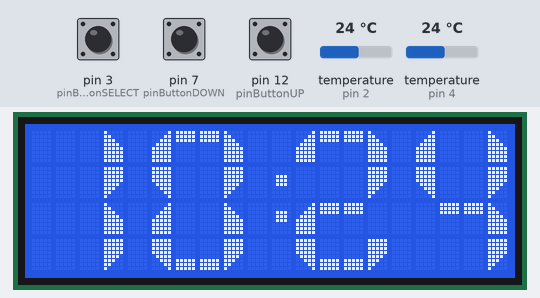
Bench run of a sketch on a simulated Arduino Uno, built with avr-gcc and run on an emulated ATmega328P. On the bench: 20×4 character LCD. The test bench sets the inputs (shaded band); at power-on: temperature (sensors on pin 2, pin 4) 24 °C, pin 3 (pinButtonSELECT) HIGH, pin 7 (pinButtonDOWN) HIGH, pin 12 (pinButtonUP) HIGH. The local clock reads 2024-03-15 10:24:30 at power-on unless the sketch sets it.

Above: at 2.3 s.
2.4 s: temperature (sensor on pin 2) set to 12 °C
At 6.6 s:
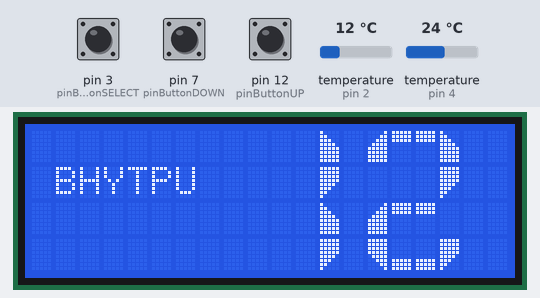
12.1 s: temperature (sensor on pin 4) set to 12 °C
At 14.7 s:
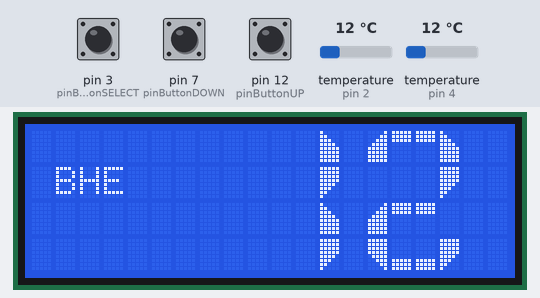
26.1 s: temperature (sensor on pin 2) set to 19 °C
At 27.5 s:
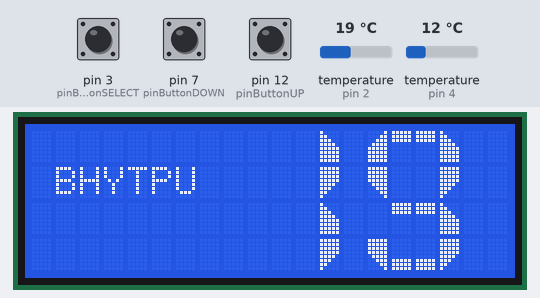
40.1 s: temperature (sensor on pin 4) set to 19 °C
At 42.8 s:
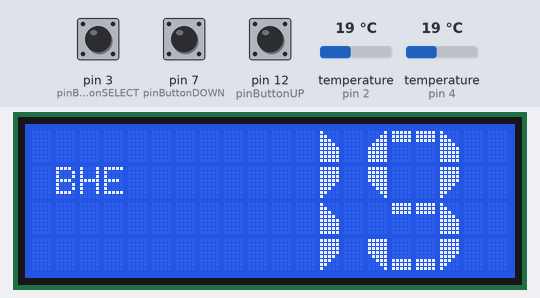
54.1 s: temperature (sensor on pin 2) set to 28 °C
At 55.3 s:
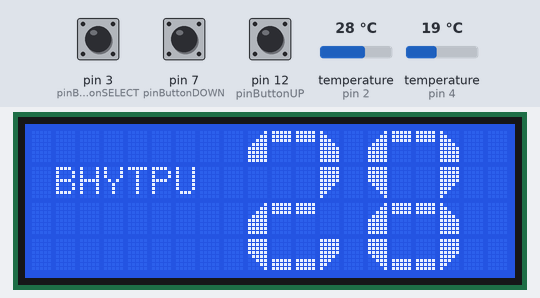
68.1 s: temperature (sensor on pin 4) set to 28 °C
At 71.0 s:
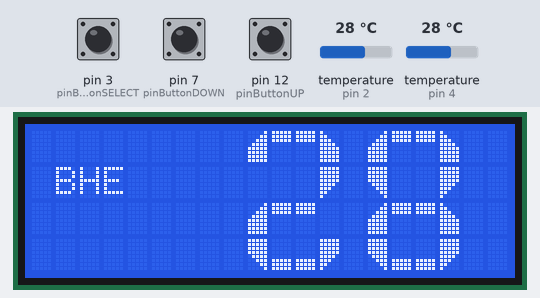
Timing chart, 0 to 72.5 s (numbered marks = the images above; inputs shaded):
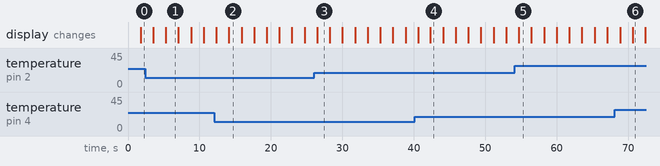

Measured:
- after the input at 2.4 s, the display: first differs from a run without the input after 2.9 s (image 1)
- after the input at 12.1 s, the display: first differs from a run without the input after 2.0 s (image 2)
- after the input at 26.1 s, the display: changes after 0.38 s (image 3)
- after the input at 40.1 s, the display: first differs from a run without the input after 2.2 s (image 4)
- after the input at 54.1 s, the display: changes after 0.62 s (image 5)
- after the input at 68.1 s, the display: first differs from a run without the input after 2.5 s (image 6)
- what the display in image 1 shows lasts 1.8 s, from 5.3 s to 7.1 s

The sketch:

meteostation.ino
```cpp
#include <EEPROM.h>
#include <Wire.h>
#include "GyverButton.h"
#include "microDS3231.h"
#include "microDS18B20.h"
#include <LiquidCrystal_I2C.h>

#define pinButtonSELECT                 3
#define pinButtonDOWN                   7
#define pinButtonUP                     12

#define pinDS18B20_IN                   2
#define pinDS18B20_OUT                  4

GButton buttonSELECT(pinButtonSELECT);
GButton buttonDOWN(pinButtonDOWN);
GButton buttonUP(pinButtonUP);

MicroDS18B20<pinDS18B20_IN> tempIN;
MicroDS18B20<pinDS18B20_OUT> tempOUT;

MicroDS3231 rtc;
LiquidCrystal_I2C display(0x27, 20, 4);

enum {
    SCREEN_TIME = 1,
    SCREEN_DATE,
    SCREEN_TEMP_IN,
    SCREEN_TEMP_OUT,

    SCREEN_TIME_SET,
    SCREEN_DATE_SET,
    SCREEN_YEAR_SET,
};

struct date {
    uint8_t d = 0;
    uint8_t m = 0;
    int y = 0;
    uint8_t ss = 0;
    uint8_t mm = 0;
    uint8_t hh = 0;
} currentDate;

uint8_t symbols[][8] = {
  { B00001, B00011, B00111, B01111, B11111, B11111, B11111, B11111 }, // 0 radius left top
  { B11111, B11111, B11111, B11111, B01111, B00111, B00011, B00001 }, // 1 radius left bottom
  { B10000, B11000, B11100, B11110, B11111, B11111, B11111, B11111 }, // 2 radius right top
  { B11111, B11111, B11111, B11111, B11110, B11100, B11000, B10000 }, // 3 radius right bottom
  { B11111, B11111, B11111, B00000, B00000, B00000, B00000, B00000 }, // 4 strip top
  { B00000, B00000, B00000, B00000, B00000, B11111, B11111, B11111 }, // 5 strip bottom
  { B00000, B01110, B10001, B10001, B01110, B00000, B00000, B00000 }, // 6 bubble
  { B00000, B00000, B01110, B01110, B01110, B00000, B00000, B00000 }, // 7 dot
};

boolean isSettings = false;
uint8_t currentScreen = SCREEN_TIME;
unsigned long int lastTimeScreenUpdate = 0;


void setup() {
  Serial.begin(9600);
  display.init();
  display.backlight();

  for(uint8_t i = 0; i < 8; i++) {
    display.createChar(i, symbols[i]);
  }
}

void loop() {

  if (millis() - lastTimeScreenUpdate >= 1.7 * 1000 && !isSettings) {
    display.clear();
    if (currentScreen == SCREEN_TIME) showScreenTime();
    else if(currentScreen == SCREEN_DATE) showScreenDate();
    else if(currentScreen == SCREEN_TEMP_IN) showScreenTempIn();
    else if(currentScreen == SCREEN_TEMP_OUT) showScreenTempOut();

    currentScreen += 1;
    if (currentScreen > 4) currentScreen = SCREEN_TIME;

    lastTimeScreenUpdate = millis();
  }

  if (millis() - lastTimeScreenUpdate >= 0.8 * 1000 && isSettings) {
    display.clear();

    if (currentScreen == SCREEN_TIME_SET) showScreenTimeSet();
    else if (currentScreen == SCREEN_DATE_SET) showScreenDateSet();
    else if (currentScreen == SCREEN_YEAR_SET) showScreenYearSet();

    lastTimeScreenUpdate = millis();
  }

  buttonSELECT.tick();
  buttonDOWN.tick();
  buttonUP.tick();

  if (isSettings) {

    if (currentScreen == SCREEN_TIME_SET) {
      if (buttonDOWN.isClick()) {
        if(currentDate.hh + 1 <= 23) currentDate.hh++;
        else if(currentDate.hh + 1 > 23) currentDate.hh = 0;
      }
      if (buttonUP.isClick()) {
        if(currentDate.mm + 1 <= 59) currentDate.mm++;
        else if(currentDate.mm + 1 > 59) currentDate.mm = 0;
      }
      if (buttonSELECT.isDouble()) currentScreen += 1;
    }
    else if (currentScreen == SCREEN_DATE_SET) {
      if (buttonDOWN.isClick()) {
        if(currentDate.d + 1 <= 31) currentDate.d++;
        else if(currentDate.d + 1 > 31) currentDate.d = 1;
      }
      if (buttonUP.isClick()) {
        if(currentDate.m + 1 <= 12) currentDate.m++;
        else if(currentDate.m + 1 > 12) currentDate.m = 1;
      }
      if (buttonSELECT.isDouble()) currentScreen += 1;
    }
    else if (currentScreen == SCREEN_YEAR_SET) {
      if (buttonDOWN.isClick()) currentDate.y -= 1;
      if (buttonUP.isClick()) currentDate.y += 1;
      if (buttonSELECT.isDouble()) {
        rtc.setTime(0, currentDate.mm, currentDate.hh, currentDate.d, currentDate.m, currentDate.y);
        currentScreen = SCREEN_TIME;
        isSettings = false;
      }
    }
  }
  else {
    if (buttonSELECT.isSingle())
      currentScreen = SCREEN_TEMP_IN;
    if (buttonSELECT.isTriple()) {
      currentScreen = SCREEN_TIME_SET;
      isSettings = true;
    }
  }
}

void showScreenYearSet() {
  printNumber(currentDate.y % 100, 0);
  printLabel();
}

void showScreenDateSet() {
  printNumber(currentDate.d, 0);
  printNumber(currentDate.m, 11);
  printDot(10, 3);
  printLabel();
}

void showScreenTimeSet() {
  printNumber(currentDate.hh, 0);
  printNumber(currentDate.mm, 11);
  printDot(10, 1);
  printDot(10, 2);
  printLabel();
}

void showScreenTempIn() {
  tempIN.requestTemp();
  display.setCursor(1, 1);
  display.print("BHYTPU");
  printNumber(tempIN.getTemp(), 9);
}

void showScreenTempOut() {
  tempOUT.requestTemp();
  display.setCursor(1, 1);
  display.print("BHE");
  if (tempOUT.readTemp())
    printNumber(tempOUT.getTemp(), 9);
  else
    printNumber(-99, 9);
}

void showScreenDate() {
  getCurrentDate();
  printNumber(currentDate.d, 0);
  printNumber(currentDate.m, 11);
  printDot(10, 3);
}

void showScreenTime() {
  getCurrentDate();
  printNumber(currentDate.hh, 0);
  printNumber(currentDate.mm, 11);
  printDot(10, 1);
  printDot(10, 2);
}

void getCurrentDate() {
    currentDate.d = rtc.getDate();
    currentDate.m = rtc.getMonth();
    currentDate.y = rtc.getYear();
    currentDate.ss = rtc.getSeconds();
    currentDate.mm = rtc.getMinutes();
    currentDate.hh = rtc.getHours();
}

void printLabel() {
  display.setCursor(9, 0);
  display.print("S");
  display.setCursor(9, 1);
  display.print("E");
  display.setCursor(9, 2);
  display.print("T");
  display.setCursor(9, 3);
  display.print(":");
}

void printNumber(int number, uint8_t x) {
    if(number < 0) {
        printMinus(x, 2);
        printMinus(x - 1, 2);
        x += 2;
    }
    printSymbol((uint8_t)(abs(number) / 10), x, 0);
    printSymbol((uint8_t)(abs(number) % 10), x + 5, 0);
}

void printMinus(uint8_t x, uint8_t y) {
    display.setCursor(x, y);
    display.write(4);
}

void printDot(uint8_t x, uint8_t y) {
  display.setCursor(x, y);
  display.write(7);
}

void printSymbol(uint8_t digital, uint8_t x, uint8_t y) {
    if(digital == 0) {
      printSymbol(8, x, y);
      display.setCursor(x + 1, y + 2);
      display.print("  ");
    }
    else if (digital == 1) {
      display.setCursor(x + 3, y);
      display.write(2);
      display.setCursor(x + 3, y + 1);
      display.write(3);
      display.setCursor(x + 3, y + 2);
      display.write(2);
      display.setCursor(x + 3, y + 3);
      display.write(3);
    }
    else if (digital == 2) {
      printSymbol(8, x, y);
      display.setCursor(x, y + 1);
      display.print(" ");
      display.setCursor(x + 3, y + 2);
      display.print(" ");
    }
    else if (digital == 3) {
      printSymbol(8, x, y);
      display.setCursor(x, y + 1);
      display.print(" ");
      display.setCursor(x, y + 2);
      display.print(" ");
    }
    else if (digital == 4) {
      display.setCursor(x, y);
      display.write(0);
      display.setCursor(x + 3, y);
      display.write(2);
      display.setCursor(x, y + 1);
      display.write(1);
      display.setCursor(x + 3, y + 1);
      display.write(3);
      display.setCursor(x + 1, y + 2);
      display.write(4);
      display.write(4);
      display.write(2);
      display.setCursor(x + 3, y + 3);
      display.write(3);
    }
    else if (digital == 5) {
      printSymbol(6, x, y);
      display.setCursor(x, y + 2);
      display.print(" ");
    }
    else if (digital == 6) {
      printSymbol(8, x, y);
      display.setCursor(x + 3, y + 1);
      display.print(" ");
    }
    else if (digital == 7) {
      display.setCursor(x, y);
      display.write(0);
      display.write(4);
      display.write(4);
      display.write(2);
      display.setCursor(x + 3, y + 1);
      display.write(3);
      display.setCursor(x + 3, y + 2);
      display.write(2);
      display.setCursor(x + 3, y + 3);
      display.write(3);
    }
    else if (digital == 8) {
      display.setCursor(x, y);
      display.write(0);
      display.write(4);
      display.write(4);
      display.write(2);
      display.setCursor(x, y + 1);
      display.write(1);
      display.setCursor(x + 3, y + 1);
      display.write(3);
      display.setCursor(x, y + 2);
      display.write(0);
      display.write(4);
      display.write(4);
      display.write(2);
      display.setCursor(x, y + 3);
      display.write(1);
      display.write(5);
      display.write(5);
      display.write(3);
    }
    else if (digital == 9) {
      printSymbol(8, x, y);
      display.setCursor(x, y + 2);
      display.print(" ");
    }
    else if (digital == 0) {
      printSymbol(8, x, y);
      display.setCursor(x + 1, y + 2);
      display.print("  ");
    }
}
```
